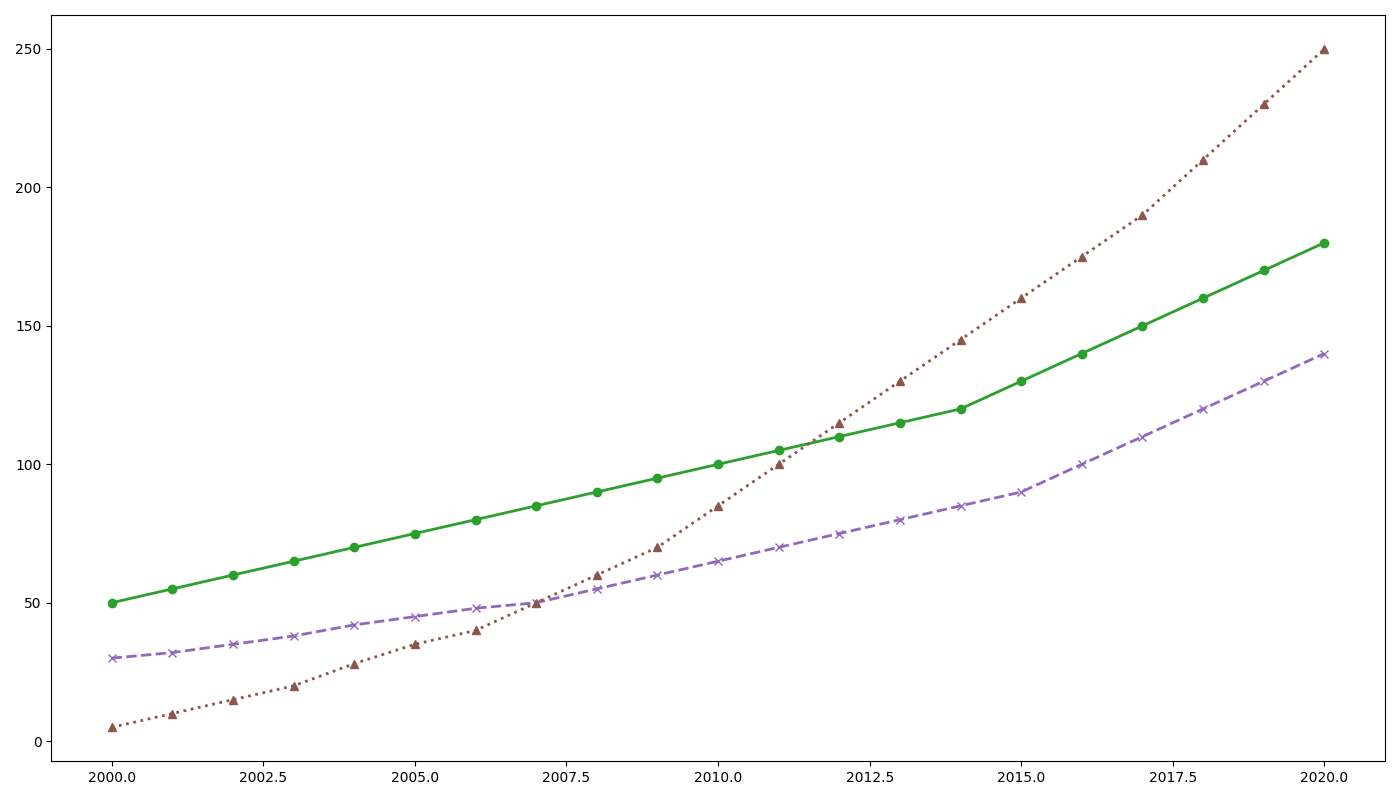

This figure's Python source:
import matplotlib.pyplot as plt
import numpy as np

years = np.arange(2000, 2021)
soccer_subs = [50, 55, 60, 65, 70, 75, 80, 85, 90, 95, 100, 105, 110, 115, 120, 130, 140, 150, 160, 170, 180]
basketball_subs = [30, 32, 35, 38, 42, 45, 48, 50, 55, 60, 65, 70, 75, 80, 85, 90, 100, 110, 120, 130, 140]
esports_subs = [5, 10, 15, 20, 28, 35, 40, 50, 60, 70, 85, 100, 115, 130, 145, 160, 175, 190, 210, 230, 250]

fig, ax = plt.subplots(1, 1, figsize=(14, 8))

# New colors have been set for the plots
ax.plot(years, soccer_subs, marker='o', linestyle='-', linewidth=2, color='#2ca02c')  # New color: green
ax.plot(years, basketball_subs, marker='x', linestyle='--', linewidth=2, color='#9467bd')  # New color: purple
ax.plot(years, esports_subs, marker='^', linestyle=':', linewidth=2, color='#8c564b')  # New color: brown

plt.tight_layout()

plt.show()
